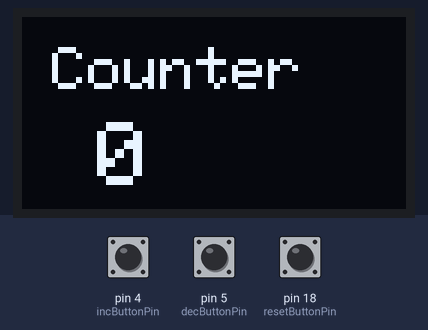
A sketch run on a simulated Arduino Uno, built with avr-gcc and run on an emulated ATmega328P. On the bench: 128×64 one-colour display. The test bench sets the inputs (shaded band); at power-on: pin 4 (incButtonPin) HIGH, pin 5 (decButtonPin) HIGH, pin 18 (resetButtonPin) HIGH.

Above: at 1.2 s.
1.3 s: pin 4 (incButtonPin) pulled LOW for 0.15 s
At 2.3 s:
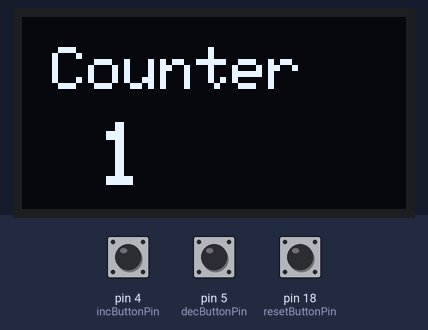
2.9 s: pin 4 (incButtonPin) pulled LOW for 1 s
At 3.5 s:
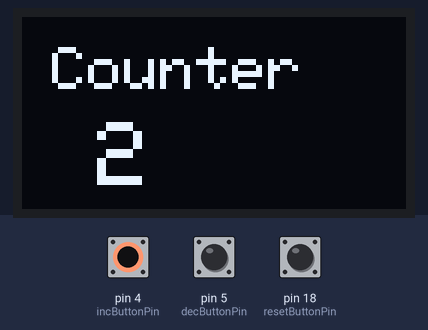
Timing chart, 0 to 5.9 s (numbered marks = the images above; inputs shaded):
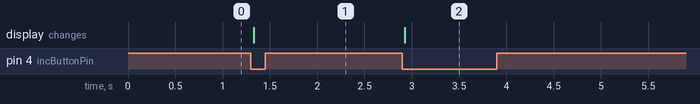

The sketch:

Counter_with_OLED_V4.ino
```cpp
#include <Wire.h>
#include <Adafruit_GFX.h>
#include <Adafruit_SSD1306.h>

#define SCREEN_WIDTH 128
#define SCREEN_HEIGHT 64

Adafruit_SSD1306 display(SCREEN_WIDTH, SCREEN_HEIGHT, &Wire, -1);

const int incButtonPin=4;
const int decButtonPin=5;
const int resetButtonPin=18;

int counter=0;

//States for increment button
bool incCurrent=HIGH;
bool incPrevious=HIGH;

//States for decrement button
bool decCurrent=HIGH;
bool decPrevious=HIGH;

//States for reset button
bool resetCurrent=HIGH;
bool resetPrevious=HIGH;

void updateDisplay()
{
  display.clearDisplay();

  display.setTextSize(2);
  display.setTextColor(SSD1306_WHITE);

  display.setCursor(10, 10);
  display.println("Counter");

  display.setTextSize(3);
  display.setCursor(25, 35);
  display.println(counter);

  display.display();
}

void setup()
{
  //OLED Initialisation
  if(!display.begin(SSD1306_SWITCHCAPVCC, 0x3C))
  {
    while(true);
  }

  updateDisplay();

  Serial.begin(115200);

  pinMode(incButtonPin, INPUT_PULLUP);
  pinMode(decButtonPin, INPUT_PULLUP);
  pinMode(resetButtonPin, INPUT_PULLUP);
}

void loop()
{
  incCurrent=digitalRead(incButtonPin);
  decCurrent=digitalRead(decButtonPin);
  resetCurrent=digitalRead(resetButtonPin);

  if(incPrevious==HIGH && incCurrent==LOW)
  {
    counter++;
    updateDisplay();
    delay(30);
  }

  if(decPrevious==HIGH && decCurrent==LOW)
  {
    counter--;

    updateDisplay();
    delay(30);
  }

  if(resetPrevious==HIGH && resetCurrent==LOW)
  {
    counter=0;

    updateDisplay();
    delay(30);
  }
  incPrevious=incCurrent;
  decPrevious=decCurrent;
  resetPrevious=resetCurrent;
}
```

Measured:
- after the input at 1.3 s, the display: changes at once (image 1)
- after the input at 2.9 s, the display: changes at once (image 2)
